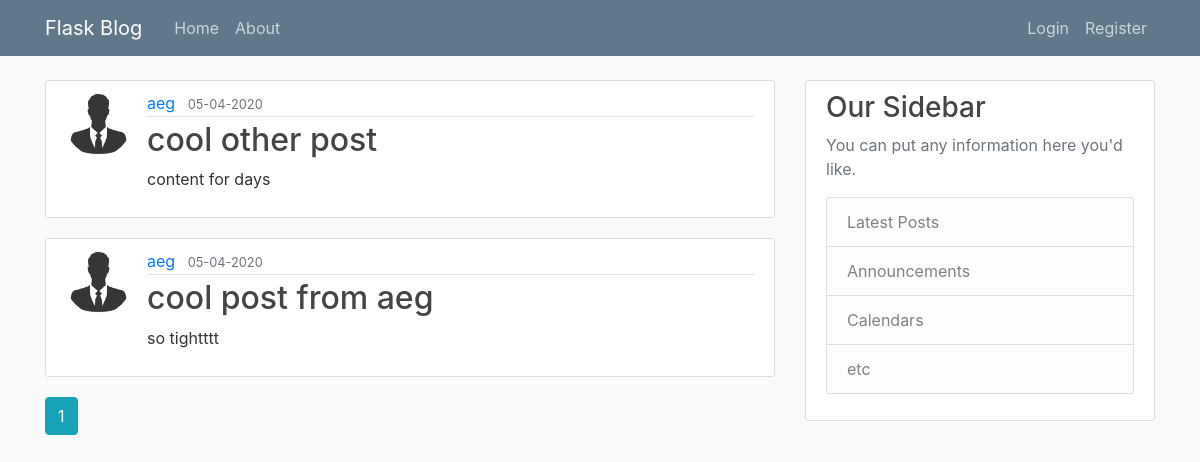
Page /home on the earlier database version.
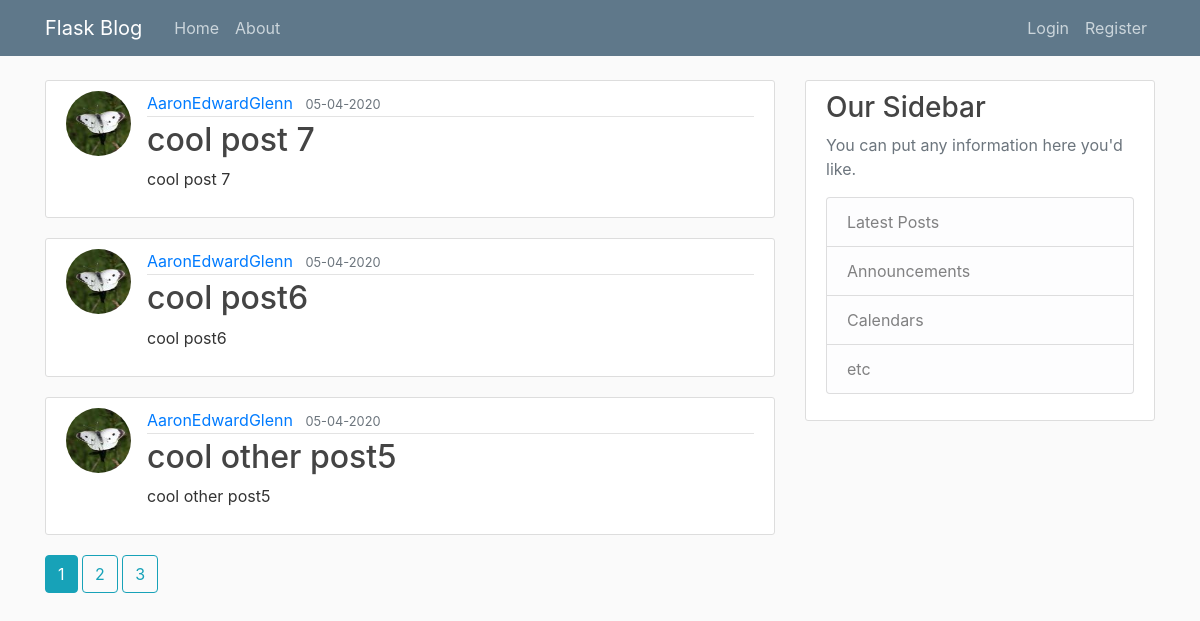
Same page on the later database version.
### flaskblog/models.py (models this page shows, shortened)
class Post(db.Model):
    id = db.Column(db.Integer, primary_key=True)
    title = db.Column(db.String(100), nullable=False)
    date_posted = db.Column(db.DateTime, nullable=False, default=datetime.utcnow)
    content = db.Column(db.Text, nullable=False)
    user_id = db.Column(db.Integer, db.ForeignKey('user.id'), nullable=False)

class User(db.Model, UserMixin):
    id = db.Column(db.Integer, primary_key=True)
    username = db.Column(db.String(20), unique=True, nullable=False)
    email = db.Column(db.String(120), unique=True, nullable=False)
    image_file = db.Column(db.String(20), nullable=False, default='default.jpg')
    password = db.Column(db.String(60), nullable=False)
    posts = db.relationship('Post', backref='author', lazy=True)

### flaskblog/routes.py (the view)
@app.route("/")
@app.route("/home")
def home():
    page = request.args.get('page', 1, type=int)
    posts = Post.query.order_by(Post.date_posted.desc()).paginate(page=page, per_page=3)
    return render_template('home.html', posts=posts)

### flaskblog/templates/home.html
{% extends "layout.html" %}
{% block content %}
    {% for post in posts.items %}
    <article class="media content-section">
        <img class="rounded-circle article-img" src="{{ url_for('static', filename='profile_pics/' + post.author.image_file) }}">
        <div class="media-body">
            <div class="article-metadata">
                <a class="mr-2" href="{{ url_for('user_posts', username=post.author.username) }}">{{ post.author.username }}</a>
                <small class="text-muted">{{ post.date_posted.strftime('%m-%d-%Y') }}</small>
            </div>
            <h2><a class="article-title" href="{{ url_for('post', post_id=post.id)}}">{{ post.title }}</a></h2>
            <p class="article-content">{{ post.content }}</p>
        </div>
    </article>
    {% endfor %}
    {% for page_num in posts.iter_pages(left_edge=1, right_edge=1, left_current=1, right_current=2) %}
        {% if page_num %}
            {% if posts.page == page_num %}
            <a class="btn btn-info mb-4" href="{{ url_for('home', page=page_num) }}">{{ page_num }}</a>
            {% else %}
            <a class="btn btn-outline-info mb-4" href="{{ url_for('home', page=page_num) }}">{{ page_num }}</a>
            {% endif %}
        {% else %}
            ...
        {% endif %}
    {% endfor %}
{% endblock %}

Differences in the rows shown:
no longer on this page (row unchanged): Post: image_file (placeholder picture), author.username "aeg", date_posted "05-04-2020", title "cool other post", content "content for days"
no longer on this page (row unchanged): Post: image_file (placeholder picture), author.username "aeg", date_posted "05-04-2020", title "cool post from aeg", content "so tightttt"
added Post: image_file (picture), author.username "AaronEdwardGlenn", date_posted "05-04-2020", title "cool post 7", content "cool post 7"
added Post: image_file (picture), author.username "AaronEdwardGlenn", date_posted "05-04-2020", title "cool post6", content "cool post6"
added Post: image_file (picture), author.username "AaronEdwardGlenn", date_posted "05-04-2020", title "cool other post5", content "cool other post5"
Other differences:
new list line: "2"
new list line: "3"
